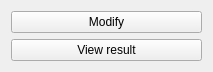
<?xml version="1.0" encoding="UTF-8"?>
<ui version="4.0">
 <class>Widget</class>
 <widget class="QWidget" name="Widget">
  <property name="geometry">
   <rect>
    <x>0</x>
    <y>0</y>
    <width>213</width>
    <height>70</height>
   </rect>
  </property>
  <property name="windowTitle">
   <string>Widget</string>
  </property>
  <layout class="QVBoxLayout" name="verticalLayout">
   <item>
    <widget class="QPushButton" name="btnModify">
     <property name="text">
      <string>Modify</string>
     </property>
    </widget>
   </item>
   <item>
    <widget class="QPushButton" name="btnViewResult">
     <property name="text">
      <string>View result</string>
     </property>
    </widget>
   </item>
  </layout>
 </widget>
 <resources/>
 <connections/>
</ui>
